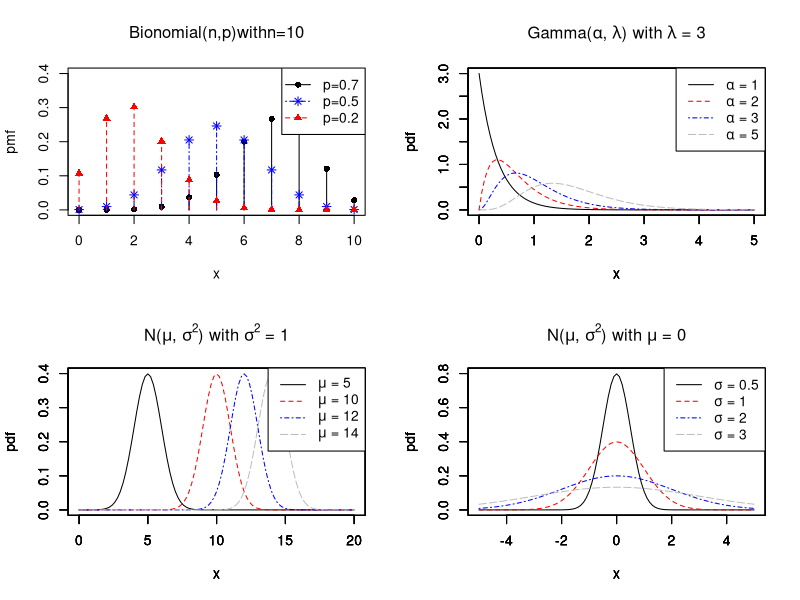

Source code (R):
## ---- chunk 1
knitr::opts_chunk$set(echo = TRUE)
## ---- chunk 2
1+2 #加
1-2 #減
2*3 #乘
3/2 #除
3%%2 #餘數
3^2 #次方
## ---- chunk 3
x<-c(1,2,3)
x
seq(1,30,by=3)
rep(c(2,5),c(1,3)) #2重複1次,5重複3次
## ---- chunk 4
y<-1:10

mean(y)
var(y)
## ---- chunk 5
matrix(1:6, nrow = 2, ncol = 3) #2列3行的矩陣
matrix(1:6, nrow = 2, ncol = 3, byrow = TRUE)#1到6,由列開始排
matrix(1:6, nrow = 2, ncol = 3,
  dimnames = list(c("row1", "row2"),
  c("C.1", "C.2", "C.3"))) #幫行跟列建立名子
## ---- chunk 6
par(mfrow = c(2, 2))  #建立一個2乘2的空間畫圖

#畫binomial的圖

p<-c(0.7,0.5,0.2)
figure_color<-c("black","blue","red")
figure_pch<-c(16,8,17)
x<-c(0:10)
pmf<-dbinom(x,10,p[1])
plot(x,pmf,type="h",col=figure_color[1],xlim=c(0,10),ylim=c(0,0.4))
points(x,pmf,col=figure_color[1],pch=figure_pch[1])

pmf2<-dbinom(x,10,p[2])
points(x,pmf2,col=figure_color[2],pch=figure_pch[2])
lines(x,pmf2,type="h",col=figure_color[2],lty=4)

pmf3<-dbinom(x,10,p[3])
points(x,pmf3,col=figure_color[3],pch=figure_pch[3])
lines(x,pmf3,type="h",col=figure_color[3],lty=2)

title(expression(paste("Bionomial(",n,",",p,")with","n=10")))
legend("topright",c("p=0.7","p=0.5","p=0.2"),
col=figure_color,lty=c(1,4,2),pch=figure_pch,cex=1)

#畫gamma的圖

curve(dgamma(x,1,3),xlim = c(0,5),ylim=c(0,3),xlab="x",ylab="pdf")
par(new=TRUE)
curve(dgamma(x,2,3),xlim = c(0,5),ylim=c(0,3),xlab="x",ylab="pdf",col="red",lty=2)
par(new=TRUE)
curve(dgamma(x,3,3),xlim = c(0,5),ylim=c(0,3),xlab="x",ylab="pdf",col="blue",lty=4)
par(new=TRUE)
curve(dgamma(x,5,3),xlim = c(0,5),ylim=c(0,3),xlab="x",ylab="pdf",col="gray",lty=11)
title(expression(paste("Gamma(", alpha , ", ", lambda, ") with ", lambda, " = 3"))) 
t.legend=c(expression(paste(alpha," = 1")),expression(paste(alpha," = 2")),expression(paste(alpha," = 3")),expression(paste(alpha," = 5")))
legend("topright",col=c("black","red","blue","gray"),lty=c(1,2,4,11),legend = t.legend)

#畫normal的圖(變異數不變，比較不同的平均數)

curve(dnorm(x,5,1),xlim = c(0,20),ylim=c(0,0.4),xlab="x",ylab="pdf")
par(new=TRUE)
curve(dnorm(x,10,1),xlim = c(0,20),ylim=c(0,0.4),xlab="x",ylab="pdf",col="red",lty=2)
par(new=TRUE)
curve(dnorm(x,12,1),xlim = c(0,20),ylim=c(0,0.4),xlab="x",ylab="pdf",col="blue",lty=4)
par(new=TRUE)
curve(dnorm(x,14,1),xlim = c(0,20),ylim=c(0,0.4),xlab="x",ylab="pdf",col="gray",lty=11)
title(expression(paste("N(", mu , ", ", sigma^2, ") with ", sigma^2, " = 1"))) 
t.legend=c(expression(paste(mu," = 5")),expression(paste(mu," = 10")),expression(paste(mu," = 12")),expression(paste(mu," = 14")))
legend("topright",col=c("black","red","blue","gray"),lty=c(1,2,4,11),legend = t.legend)

#畫normal的圖(平均數不變，比較不同的變異數)

curve(dnorm(x,0,0.5),xlim = c(-5,5),ylim=c(0,0.8),xlab="x",ylab="pdf")
par(new=TRUE)
curve(dnorm(x,0,1),xlim = c(-5,5),ylim=c(0,0.8),xlab="x",ylab="pdf",col="red",lty=2)
par(new=TRUE)
curve(dnorm(x,0,2),xlim = c(-5,5),ylim=c(0,0.8),xlab="x",ylab="pdf",col="blue",lty=4)
par(new=TRUE)
curve(dnorm(x,0,3),xlim = c(-5,5),ylim=c(0,0.8),xlab="x",ylab="pdf",col="gray",lty=11)
title(expression(paste("N(", mu , ", ", sigma^2, ") with ", mu, " = 0"))) 
t.legend=c(expression(paste(sigma," = 0.5")),expression(paste(sigma," = 1")),expression(paste(sigma," = 2")),expression(paste(sigma," = 3")))
legend("topright",col=c("black","red","blue","gray"),lty=c(1,2,4,11),legend = t.legend)
